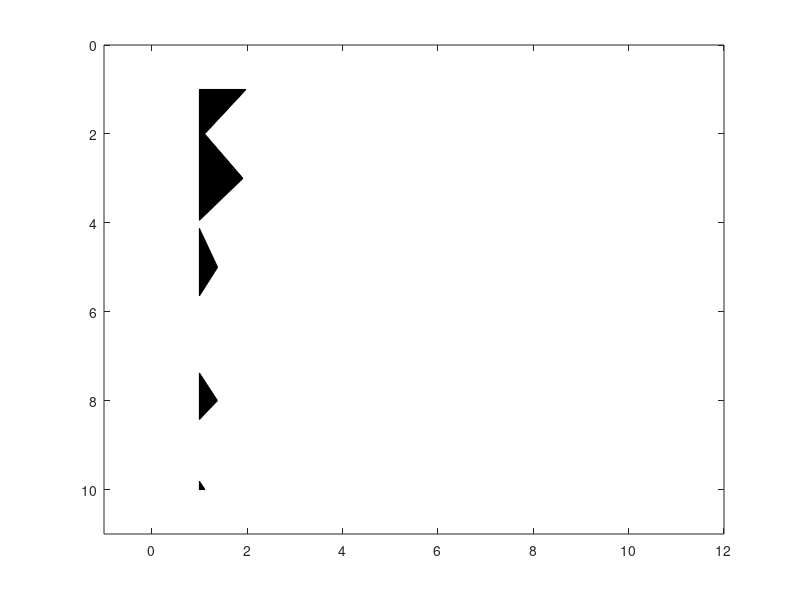

The MATLAB script that drew this image: (Note: this script raises an error after producing the figure.)
function wigb (a,scal,x,z,amx)
% WIGB  WIGB(a,scal,x,z,amx) to plot seismic data in wiggle format.
%       'a' is input matrix.
%	 x and z are vectors with offset and time.
%	 If only 'a' is enter, 'scal,x,z,amn,amx' are decided automatically; 
%	 otherwise, 'scal' is a scalar; 'x, z' are vectors for annotation in 
%	offset and time, amx are the amplitude range.
% Author:
% 	Xingong Li, Dec. 1995
% Changes: 
%	Jun11,1997: add amx
% 	May16,1997: updated for v5 - add 'zeros line' to background color
% 	May17,1996: if scal ==0, plot without scaling
% 	Aug6, 1996: if max(tr)==0, plot a line 

if nargin == 0, nx=10;nz=10; a = rand(nz,nx)-0.5; end;
a=real(a);
[nz,nx]=size(a);

trmx= max(abs(a));%if trmx==inf trmx=ones(size(a(1,:)));end
if (nargin <= 4); amx=max(trmx)/1.0;  end;
if (nargin <= 2); x=[1:nx]; z=[1:nz]; end;
if (nargin <= 1); scal =1; end;

if nx <= 1; disp(' ERR:PlotWig: nx has to be more than 1');return;end;

 % take the average as dx
	dx1 = abs(x(2:nx)-x(1:nx-1));
 	dx = median(dx1);

 dz=z(2)-z(1);
 xmx=max(max(a)); xmn=min(min(a)); 

 if scal == 0; scal=1; end;
 a = a * dx /amx; 
 a = a * scal;

 fprintf(' PlotWig: data range [%f, %f], plotted max %f \n',xmn,xmx,amx);
 
% set display range 
x1=min(x)-2.0*dx; x2=max(x)+2.0*dx;
z1=min(z)-dz; z2=max(z)+dz;
 
set(gca,'NextPlot','add','Box','on', ...
  'XLim', [x1 x2], ...
  'YDir','reverse', ...
  'YLim',[z1 z2]);
 

	fillcolor = [0 0 0];
	linecolor = [0 0 0];
	linewidth = 0.1;

	z=z'; 	% input as row vector
	zstart=z(1);
	zend  =z(nz);

for i=1:nx,
   
  if trmx(i) ~= 0;    % skip the zero traces
	tr=a(:,i); 	% --- one scale for all section
  	s = sign(tr) ;
  	i1= find( s(1:nz-1) ~= s(2:nz) );	% zero crossing points
	npos = length(i1);


	%12/7/97 
	zadd = i1 + tr(i1) ./ (tr(i1) - tr(i1+1)); %locations with 0 amplitudes
	aadd = zeros(size(zadd));

	[zpos,vpos] = find(tr >0);
	[zz,iz] = sort([zpos; zadd]); 	% indices of zero point plus positives
	aa = [tr(zpos); aadd];
	aa = aa(iz);

	% be careful at the ends
		if tr(1)>0, 	a0=0; z0=1.00;
      elseif ~isempty(zadd), 		a0=0; z0=zadd(1);
         else a0=0; z0=1.00;
		end;
		if tr(nz)>0, 	a1=0; z1=nz; 
		else, 		a1=0; z1=max(zadd);
		end;
			
	zz = [z0; zz; z1; z0];
 	aa = [a0; aa; a1; a0];
		

	zzz = zstart + zz*dz -dz;

	patch( aa+x(i) , zzz,  fillcolor);
	
	line( 'Color',[1 1 1],'EraseMode','background',  ...
         'Xdata', x(i)+[0 0], 'Ydata',[zstart zend]); % remove zero line

%'LineWidth',linewidth, ...
%12/7/97 'Xdata', x(i)+[0 0], 'Ydata',[z0 z1]*dz);	% remove zero line

	line( 'Color',linecolor,'EraseMode','background',  ...
	 'LineWidth',linewidth, ...
	 'Xdata', tr+x(i), 'Ydata',z);	% negatives line

   else % zeros trace
	line( 'Color',linecolor,'EraseMode','background',  ...
	 'LineWidth',linewidth, ...
         'Xdata', [x(i) x(i)], 'Ydata',[zstart zend]);
   end;
end;
